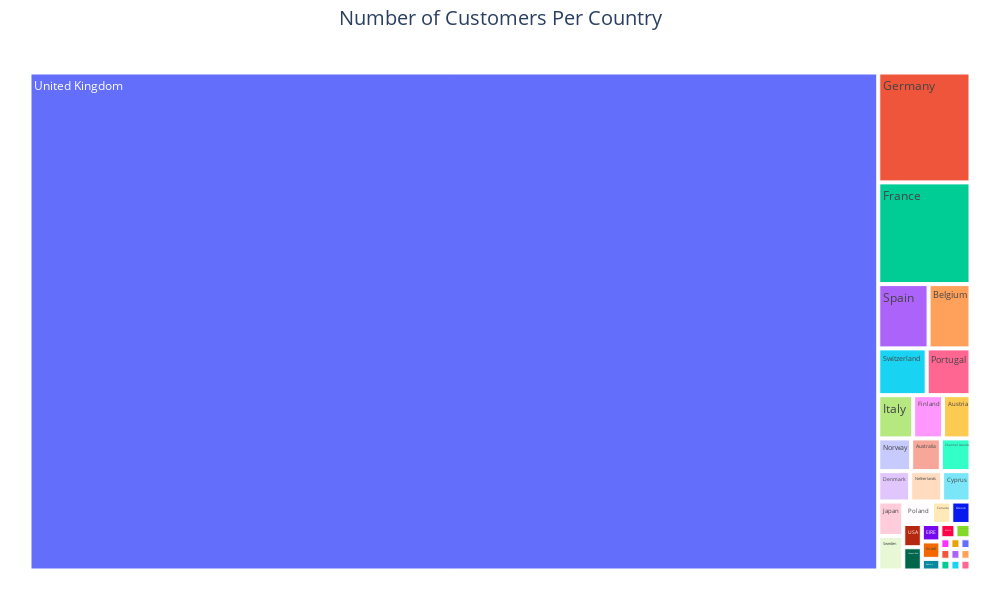

The cell this chart's notebook holds for it:
### Code cell
# PLOTLY TREEMAP
fig = px.treemap(df.groupby('country')[["customerid"]].nunique().sort_values(by="customerid", ascending=False),
                 path=[df.groupby('country')[["customerid"]].nunique().sort_values(by="customerid", ascending=False).index], 
                 values='customerid', 
                 width=1000, 
                 height=600)
fig.update_layout(title_text='Number of Customers Per Country',
                  title_x = 0.5, title_font = dict(size=20)
)
fig.update_layout(margin = dict(t=50, l=25, r=25, b=25))
fig.show()

### Figure 1 — Plotly figure (JSON) as saved in the notebook; plotly's stock layout.template omitted (floating-point values rounded to 4 significant figures)
{"data": [{"branchvalues": "total", "domain": {"x": [0, 1], "y": [0, 1]}, "hovertemplate": "labels=%{label}<br>customerid=%{value}<br>parent=%{parent}<br>id=%{id}<extra></extra>", "ids": ["Australia", "Austria", "Bahrain", "Belgium", "Brazil", "Canada", "Channel Islands", "Cyprus", "Czech Republic", "Denmark", "EIRE", "European Community", "Finland", "France", "Germany", "Greece", "Iceland", "Israel", "Italy", "Japan", "Lebanon", "Lithuania", "Malta", "Netherlands", "Norway", "Poland", "Portugal", "RSA", "Saudi Arabia", "Singapore", "Spain", "Sweden", "Switzerland", "USA", "United Arab Emirates", "United Kingdom", "Unspecified"], "labels": ["Australia", "Austria", "Bahrain", "Belgium", "Brazil", "Canada", "Channel Islands", "Cyprus", "Czech Republic", "Denmark", "EIRE", "European Community", "Finland", "France", "Germany", "Greece", "Iceland", "Israel", "Italy", "Japan", "Lebanon", "Lithuania", "Malta", "Netherlands", "Norway", "Poland", "Portugal", "RSA", "Saudi Arabia", "Singapore", "Spain", "Sweden", "Switzerland", "USA", "United Arab Emirates", "United Kingdom", "Unspecified"], "name": "", "parents": ["", "", "", "", "", "", "", "", "", "", "", "", "", "", "", "", "", "", "", "", "", "", "", "", "", "", "", "", "", "", "", "", "", "", "", "", ""], "type": "treemap", "values": [9, 11, 2, 25, 1, 4, 9, 8, 1, 9, 3, 1, 12, 87, 94, 4, 1, 3, 14, 8, 1, 1, 2, 9, 10, 6, 19, 1, 1, 1, 30, 8, 21, 4, 2, 3920, 4]}], "layout": {"height": 600, "legend": {"tracegroupgap": 0}, "margin": {"b": 25, "l": 25, "r": 25, "t": 50}, "title": {"font": {"size": 20}, "text": "Number of Customers Per Country", "x": 0.5}, "width": 1000}}
